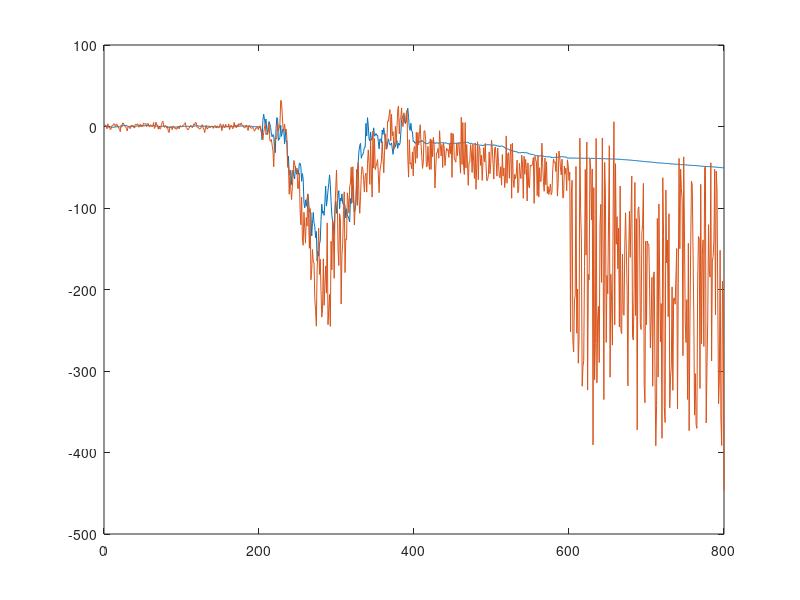

Reproduce this figure in MATLAB.
function HW9_jlee629()

clear all

load('Kalman_HW8_dat.mat');

%% initializing Parameters
A{1} = [0.5 0; 0 0.3];
A{2} = eye(2);
A{3} = eye(2);
A{4} = eye(2);

epsX{1} = eye(2);
epsX{2} = [25 0; 0 25];
epsX{3} = eye(2);
epsX{4} = eye(2);

epsS{1} = eye(2);
epsS{2} = eye(2); 
epsS{3} = eye(2);
epsS{4} = [25 0; 0 25];

epsY{1} = 1.;
epsY{2} = 1.;
epsY{3} = 25;
epsY{4} = 1.;

N = length(y); 
H = [1 1];
X = zeros(2,N);
Xhat = zeros(2,N);
Yhat = zeros(1,N);
p = 1;
X(:,1) = A{1}*[0;1] + normrnd(zeros(2,1),sqrt([epsX{p}(1,1); epsX{p}(2,2)])); % this is X(n)
Xhat(:,1) = [0;1];
Yhat(1) = H*(Xhat(:,1) + normrnd(zeros(2,1),sqrt([epsX{p}(1,1); epsX{p}(2,2)]))) + normrnd(zeros(1,1), sqrt(epsY{p}));
P{1} = [1 0; 0 1];
K = {};

for n = 2:N
    if n<201
        p = 1;
    elseif n < 401
        p = 2;
    elseif n < 601
        p = 3;
    else
        p = 4;
    end
    X(:,n) = x(:,n); %A{p}*X(:,n-1) + normrnd(zeros(2,1),sqrt([epsX{p}(1,1); epsX{p}(2,2)])); %real X(n)
%     K{n} = P{n-1}*H.'/(H*P{n-1}*H.' +H*([epsS{p}(1,1) 0; 0 0]*X(:,n)*X(:,n).'*[epsS{p}(1,1) 0; 0 0].' + ... % calculating the Kalman gain with estimate of X
%         [0 0; 0 epsS{p}(2,2)]*X(:,n)*X(:,n).'*[0 0; 0 epsS{p}(2,2)].')*H.' + epsY{p}); 
    K{n} = P{n-1}*H.'/(H*P{n-1}*H.' +H*(sqrt(X*X.').*epsS{p})*H.' + epsY{p}); 
    Ptemp = (eye(2) - K{n}*H)*P{n-1};
    Xhat(:,n) =(eye(2)- K{n}*H)*Xhat(:,n-1) + K{n}*(H*X(:,n)+ H*normrnd(zeros(2,1),sqrt(abs(X(:,n)).*[epsX{p}(1,1); epsX{p}(2,2)])) + normrnd(zeros(1,1), sqrt(epsY{p})));
    P{n} = A{p}*Ptemp*A{p}.' + epsX{p};
    Yhat(n) = H*(Xhat(:,n));% + normrnd(zeros(2,1),sqrt(abs(X(:,n)).*[epsX{p}(1,1); epsX{p}(2,2)]))) + normrnd(zeros(1,1), sqrt(epsY{p}));
%     Yhat(n) = H*(Xhat(:,n) + normrnd(zeros(2,1),sqrt(abs(Xhat(:,n)).*[epsX{p}(1,1); epsX{p}(2,2)]))) + normrnd(zeros(1,1), sqrt(epsY{p}));
end

figure
plot(Yhat)
hold on 
plot(y)
test = 1;



